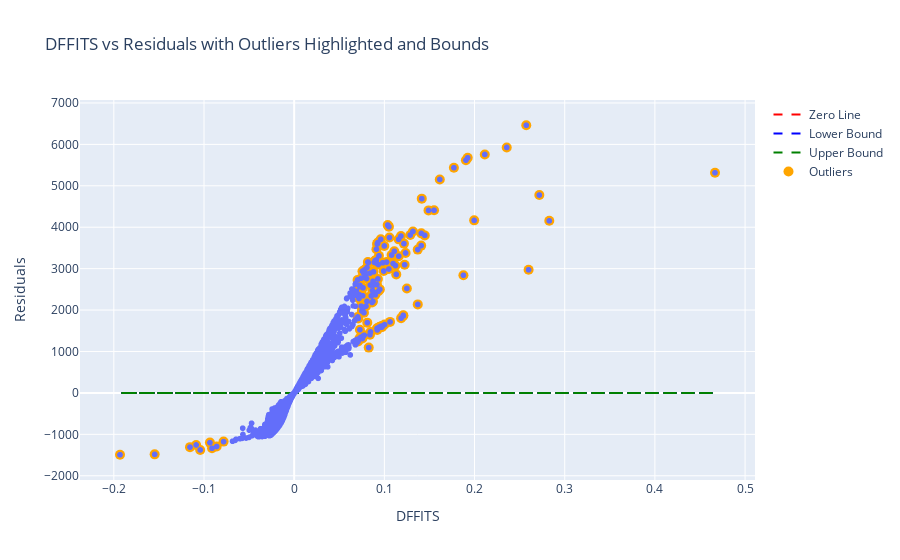

Notebook code for this chart:
### Code cell
# Plotting DFFITS with outliers highlighted and lower and upper bounds
fig_dffits_outliers_bounds = px.scatter(x=dffits, y=model.resid, title='DFFITS vs Residuals with Outliers Highlighted and Bounds', labels={'x': 'DFFITS', 'y': 'Residuals'})
fig_dffits_outliers_bounds.add_scatter(x=dffits, y=[0]*len(dffits), mode='lines', name='Zero Line', line=dict(color='red', dash='dash'))
fig_dffits_outliers_bounds.add_scatter(x=dffits, y=[lower_bound_dffits]*len(dffits), mode='lines', name='Lower Bound', line=dict(color='blue', dash='dash'))
fig_dffits_outliers_bounds.add_scatter(x=dffits, y=[upper_bound_dffits]*len(dffits), mode='lines', name='Upper Bound', line=dict(color='green', dash='dash'))
# Highlight outliers on the same axes (DFFITS vs Residuals)
fig_dffits_outliers_bounds.add_scatter(x=dffits[abs(dffits) > 2 * dffits.std()], y=model.resid[abs(dffits) > 2 * dffits.std()], mode='markers', name='Outliers', marker=dict(color='orange', size=10))
fig_dffits_outliers_bounds.show()

### Figure 1 — Plotly figure (JSON) as saved in the notebook; plotly's stock layout.template omitted (floating-point values rounded to 4 significant figures; data arrays with more than 128 entries replaced by an {"elided": "..."} marker saying what was removed)
{"data": [{"hovertemplate": "DFFITS=%{x}<br>Residuals=%{y}<extra></extra>", "legendgroup": "", "marker": {"color": "#636efa", "symbol": "circle"}, "mode": "markers", "name": "", "showlegend": false, "type": "scattergl", "x": {"elided": "2823 float values"}, "xaxis": "x", "y": {"elided": "2823 float values"}, "yaxis": "y"}, {"line": {"color": "red", "dash": "dash"}, "mode": "lines", "name": "Zero Line", "type": "scatter", "x": {"elided": "2823 float values"}, "y": {"elided": "2823 int values"}}, {"line": {"color": "blue", "dash": "dash"}, "mode": "lines", "name": "Lower Bound", "type": "scatter", "x": {"elided": "2823 float values"}, "y": {"elided": "2823 float values"}}, {"line": {"color": "green", "dash": "dash"}, "mode": "lines", "name": "Upper Bound", "type": "scatter", "x": {"elided": "2823 float values"}, "y": {"elided": "2823 float values"}}, {"marker": {"color": "orange", "size": 10}, "mode": "markers", "name": "Outliers", "type": "scatter", "x": {"elided": "134 float values"}, "y": {"elided": "134 float values"}}], "layout": {"legend": {"tracegroupgap": 0}, "title": {"text": "DFFITS vs Residuals with Outliers Highlighted and Bounds"}, "xaxis": {"anchor": "y", "domain": [0, 1], "title": {"text": "DFFITS"}}, "yaxis": {"anchor": "x", "domain": [0, 1], "title": {"text": "Residuals"}}}}
